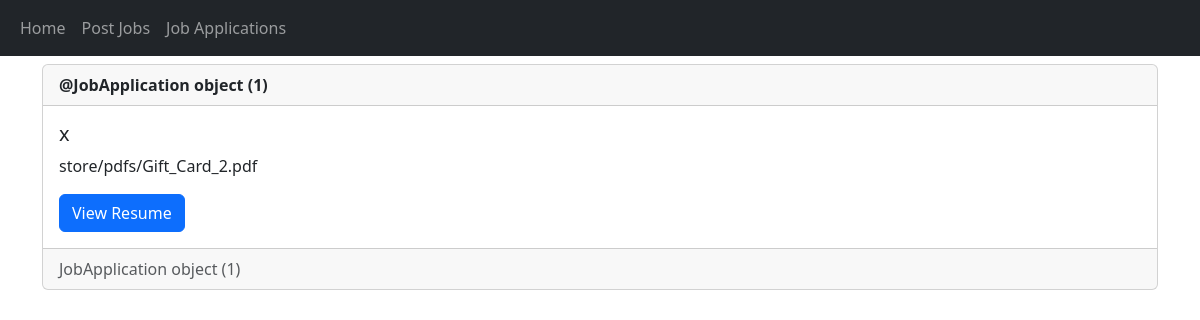
The app's page /job-applications/1 with its own data.
### main/models.py (models this page shows)
class JobApplication(models.Model):
    user = models.ForeignKey(User, on_delete=models.CASCADE)
    recruiter = models.ForeignKey(JobRecruiter, on_delete=models.CASCADE)
    job = models.ForeignKey(Job, on_delete=models.CASCADE)
    resume = models.FileField(upload_to='store/pdfs/')
    application_status = models.CharField(max_length=20, default='status_pending')
    created_at = models.DateTimeField(auto_now_add=True)

### main/views.py (the view)
# urls.py: path('job-applications/<str:id>', views.view_job_application, name='job_application'),
def view_job_application(request, id):
    job_recruiter_application = False
    job_application = JobApplication.objects.get(id=id)
    job_recruiter_exists = JobRecruiter.objects.filter(user_id=request.user.id).exists()
    if job_recruiter_exists:
        job_recruiter = JobRecruiter.objects.get(user_id=request.user.id)
        if job_application.recruiter_id == job_recruiter.id:
            job_recruiter_application = True
    if request.method == 'POST':
        accept_application = request.POST["accept_application"]
        job_application.application_status = accept_application
        job_application.save()
    return render(request, 'main/view_job_application.html', {'job_application': job_application,
                                                              'job_recruiter_application': job_recruiter_application})

### main/templates/main/view_job_application.html (shortened to what this page needs)
{% extends 'main/jobrecruiter_base.html' %}
{% block content %}
<div class="card mt-2">
    <div class="card-header"><strong>@{{ job_application }}</strong></div>
    <div class="card-body d-flex flex-row justify-content-between">
        <div>
            <h5 class="card-title">{{ job_application.user }}</h5>
            <p>{{ job_application.resume }}</p>
            <a href="/media/{{ job_application.resume }}" class="btn btn-primary">View Resume</a>
        </div>
    </div>
    <div class="card-footer text-muted">
        {{ job_application}}
    </div>
</div>
{% endblock %}

### records on screen
JobApplication: id "JobApplication object (1)", user "x", resume "store/pdfs/Gift_Card_2.pdf"
